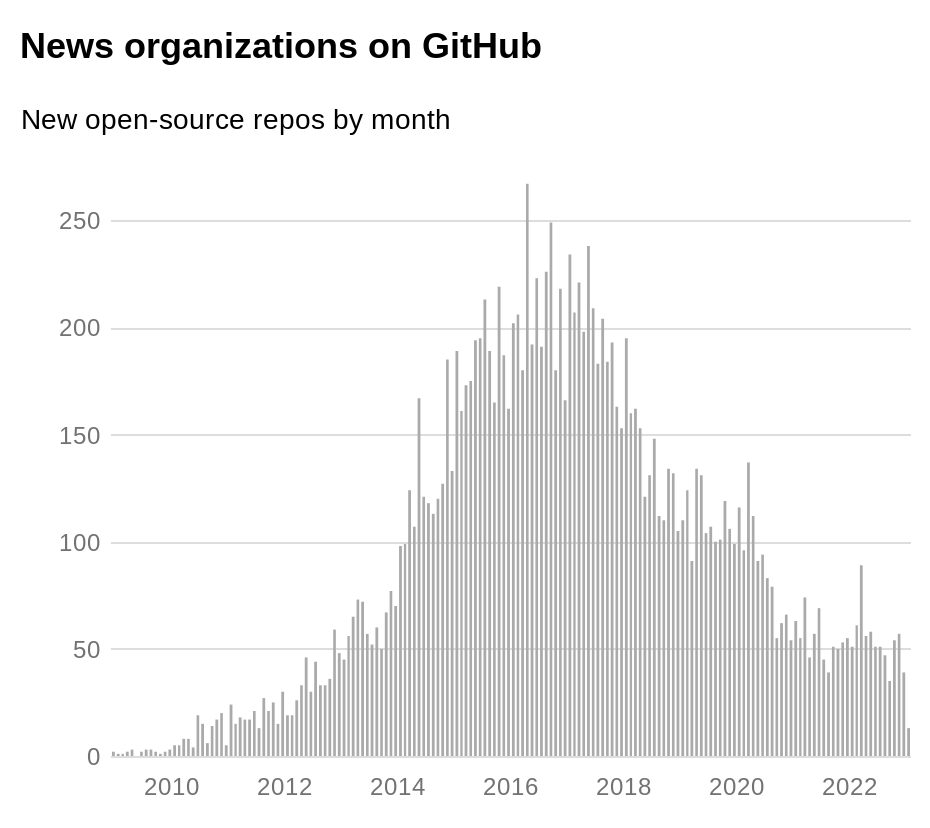

Source (notebook cell):
### Markdown cell above
Chart totals by month

### Code cell
alt.Chart(df).mark_bar(color="#aaa").encode(
    x=alt.X("created_at:T", timeUnit="yearmonth", title=None, axis=alt.Axis(format='%Y', grid=False)),
    y=alt.Y("count():Q", title="New open-source repos by month"),
).properties(title="News organizations on GitHub", width=400, height=300)

### Figure 1 — Vega-Lite specification as saved in the notebook (floating-point values rounded to 4 significant figures; data arrays with more than 128 entries replaced by an {"elided": "..."} marker saying what was removed)
{"config": {"view": {"width": 500, "height": 300, "stroke": 0}, "padding": {"top": 15, "bottom": 15, "left": 10, "right": 10}, "background": "#ffffff", "title": {"anchor": "start", "font": "\"Libre Franklin\",\"Helvetica\",\"Liberation Sans\",Arial,sans-serif", "color": "#000000", "fontSize": 18, "fontWeight": "bold", "lineHeight": 26, "subtitleFont": "\"Libre Franklin\",\"Helvetica\",\"Liberation Sans\",Arial,sans-serif", "subtitleFontSize": 14, "subtitleLineHeight": 18, "subtitlePadding": 5, "offset": 20}, "arc": {"fill": "#cecece"}, "area": {"fill": "#cecece"}, "line": {"stroke": "#cecece", "strokeWidth": 3}, "rect": {"fill": "#cecece"}, "bar": {"fill": "#cecece"}, "point": {"stroke": "#cecece"}, "axis": {"titleFont": "\"Libre Franklin\",\"Helvetica\",\"Liberation Sans\",Arial,sans-serif", "titleFontSize": 14, "titleFontWeight": "normal", "labelFont": "\"Libre Franklin\",\"Helvetica\",\"Liberation Sans\",Arial,sans-serif", "labelFontSize": 12, "labelFontWeight": "normal", "tickColor": "#727272", "labelColor": "#727272"}, "axisX": {"labelAngle": 0, "labelPadding": 10, "labelFlush": true, "tickSize": 0, "domain": false}, "axisY": {"labelBaseline": "middle", "labelPadding": 5, "labelFlush": true, "tickSize": 0, "titleAlign": "left", "titleAngle": 0, "titleX": -45, "titleY": -11, "domain": false}, "legend": {"titleFont": "\"Libre Franklin\",\"Helvetica\",\"Liberation Sans\",Arial,sans-serif", "titleFontSize": 14, "titleFontWeight": "normal", "symbolType": "square", "labelFont": "\"Libre Franklin\",\"Helvetica\",\"Liberation Sans\",Arial,sans-serif", "labelFontSize": 13}, "range": {"heatmap": ["#5e5e5e", "#727272", "#858585", "#989898", "#aaaaaa", "#bcbcbc", "#c4c4c4", "#cecece", "#e0e0e0", "#f0f0f0", "#ffffff"], "ordinal": ["#5e5e5e", "#727272", "#858585", "#989898", "#aaaaaa", "#bcbcbc", "#c4c4c4", "#cecece", "#e0e0e0", "#f0f0f0", "#ffffff"], "ramp": ["#5e5e5e", "#727272", "#858585", "#989898", "#aaaaaa", "#bcbcbc", "#c4c4c4", "#cecece", "#e0e0e0", "#f0f0f0", "#ffffff"]}}, "data": {"name": "data-a9518d93e65cab5c825f1cd2ab4e369b"}, "mark": {"type": "bar", "color": "#aaa"}, "encoding": {"x": {"axis": {"format": "%Y", "grid": false}, "field": "created_at", "timeUnit": "yearmonth", "title": null, "type": "temporal"}, "y": {"aggregate": "count", "title": "New open-source repos by month", "type": "quantitative"}}, "height": 300, "title": "News organizations on GitHub", "width": 400, "$schema": "https://vega.github.io/schema/vega-lite/v4.17.0.json", "datasets": {"data-a9518d93e65cab5c825f1cd2ab4e369b": {"elided": "15538 records"}}}
